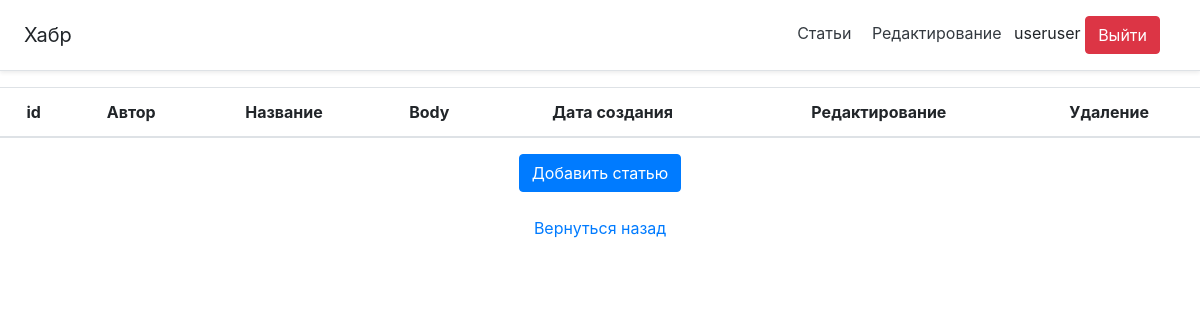
Before: /editpage (signed in) with the older database file.
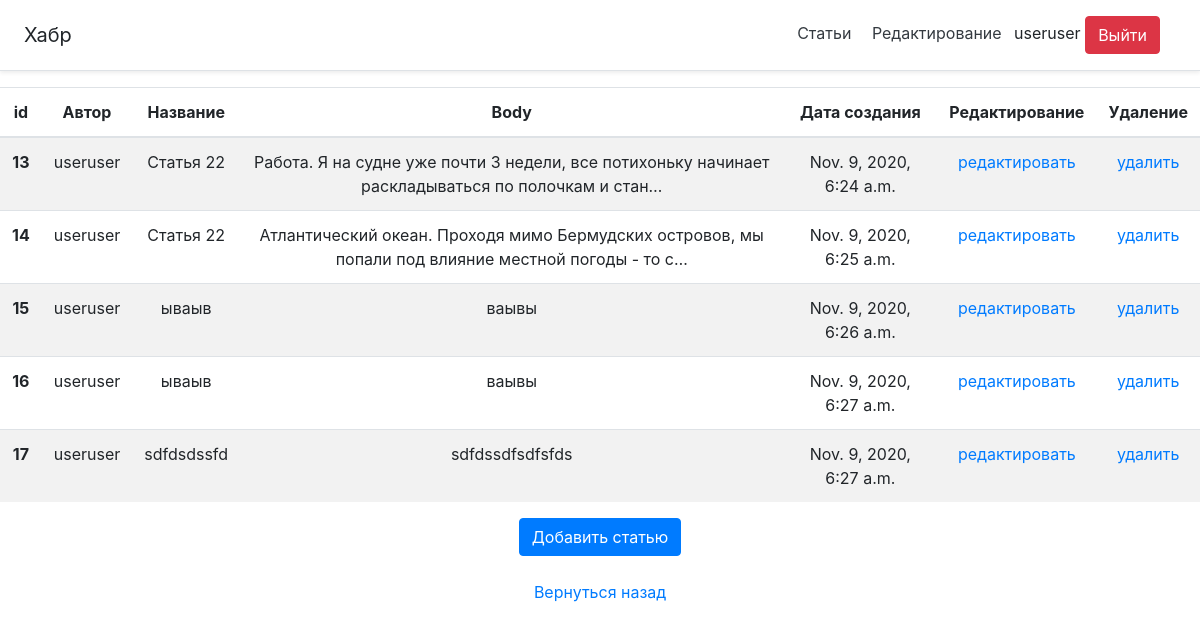
After: the same page with the newer database file.
### main/models.py (models this page shows, shortened)
class Article(models.Model):
    user_id = models.ForeignKey(User, on_delete=models.CASCADE, blank=True, null=True)
    create_date = models.DateTimeField(auto_now=True)
    title = models.CharField('title', max_length=100, null=False)
    body = models.TextField('body', null=False)

### main/views.py (the view, shortened to what this page needs)
# urls.py: path('editpage', views.ArticleEditView.as_view(), name='editpage'),
class ArticleEditView(LoginRequiredMixin, CreateView):
    login_url = reverse_lazy('login')
    model = Article
    template_name = 'main/editpage.html'
    form_class = ArticleForm
    success_url = reverse_lazy('editpage')
    def get_context_data(self, **kwargs):
        kwargs['list_articles'] = Article.objects.all()
        return super().get_context_data(**kwargs)

### main/templates/main/editpage.html (shortened to what this page needs)
{% extends 'main/base.html' %}
{% block content %}
{% if update %}
<p class="mt-4">Страница Редактирования</p>
<form id="update_form" method="post">{% csrf_token %}{{form}}</form><br>
<button type="submit" form="update_form" class="btn btn-primary">Обновить</button>
<br>
<br>
<a href="/editpage">Вернуться назад</a>
{% else %}
<table class="table table-striped">
    <thead>
      <tr>
        <th scope="col">id</th>
        <th scope="col">Автор</th>
        <th scope="col">Название</th>
        <th scope="col">Body</th>
        <th scope="col">Дата создания</th>
        <th scope="col">Редактирование</th>
        <th scope="col">Удаление</th>
      </tr>
    </thead>
    <tbody>
      {% for i in list_articles %}
      {% if request.user == i.user_id %}
      <tr>
        <th scope="row">{{i.id}}</th>
        <td>{{i.user_id}}</td>
        <td>{{i.title}}</td>
        <td>{{i.body|truncatechars:"100"}}</td>
        <td>{{i.create_date}}</td>
        <td><a href="{% url 'updatepage' i.id %}">редактировать</a></td>
        <td><a href="javascript: void()" onclick="delete_question{{i.id}}()">удалить</a>
        </td>
      </tr>
      {% endif %}
      {% endfor %}
    </tbody>
</table>
<button type="button" class="btn btn-primary" data-toggle="modal" data-target="#exampleModal">
  Добавить статью
</button><br>
<br>
<a href="/">Вернуться назад</a>
{% endif %}
{% endblock %}

Changed rows visible on the page:
added Article: id "13", user_id "useruser", title "Статья 22", body "Работа. Я на судне уже почти 3 недели, все потихоньку начинает раскладываться по полочкам и стан…", create_date "Nov. 9, 2020, 6:24 a.m."
added Article: id "14", user_id "useruser", title "Статья 22", body "Атлантический океан. Проходя мимо Бермудских островов, мы попали под влияние местной погоды - то с…", create_date "Nov. 9, 2020, 6:25 a.m."
added Article: id "15", user_id "useruser", title "ываыв", body "ваывы", create_date "Nov. 9, 2020, 6:26 a.m."
added Article: id "16", user_id "useruser", title "ываыв", body "ваывы", create_date "Nov. 9, 2020, 6:27 a.m."
added Article: id "17", user_id "useruser", title "sdfdsdssfd", body "sdfdssdfsdfsfds", create_date "Nov. 9, 2020, 6:27 a.m."
